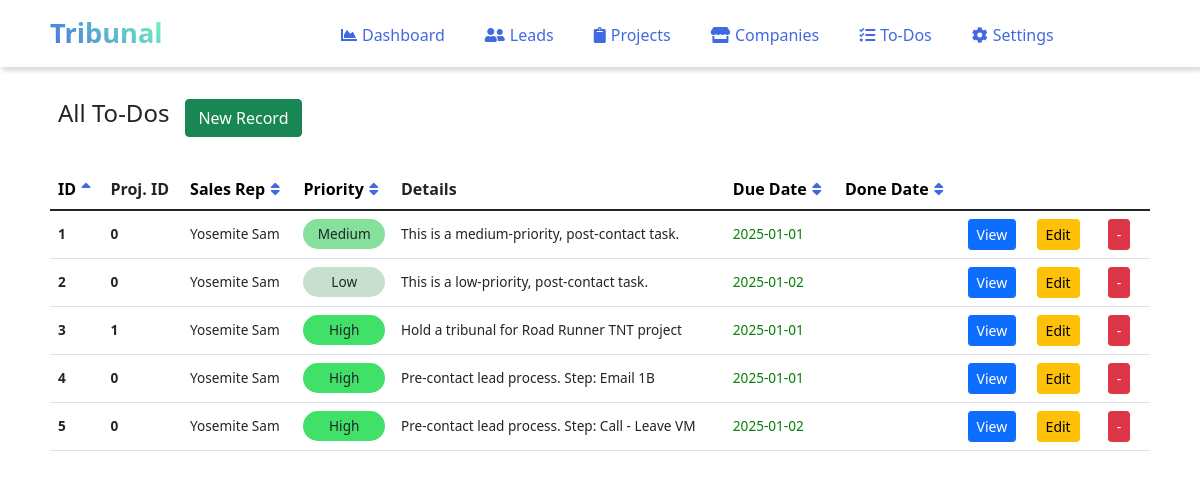
/todos.php, run on the app's committed database.
### tables this page shows
CREATE TABLE `todos` (
  `id` int(11) NOT NULL AUTO_INCREMENT,
  `companyID` int(11),
  `projectID` int(11),
  `leadID` int(11),
  `rep1` varchar(30),
  `rep2` varchar(30),
  `presider_1` varchar(30),
  `presider_2` varchar(30),
  `priority` varchar(12),
  `details` text,
  `title` varchar(50),
  `created_at` datetime NOT NULL DEFAULT current_timestamp(),
  `created_by` varchar(50),
  `modified_at` datetime on update current_timestamp() NOT NULL DEFAULT current_timestamp(),
  `modified_by` varchar(50),
  `due_at` date,
  `done` boolean,
  `done_at` date,
  `category` varchar(30),
  `est_time` int(10),
  `time_complete` int(10),
  `prefup_process` int(2) NOT NULL DEFAULT '0',
  `prefup_step_num` int(2),
  `prefup_step_name` varchar(30),
  `prefup_email_subject` text,
  `prefup_email_body` text,
  `prefup_days` int(3),
  PRIMARY KEY (`id`)
);

### inc/autoloader.inc.php (called while the page is built, shortened)
<?php
function myAutoLoader($className){
    $url = $_SERVER['HTTP_HOST'].$_SERVER['REQUEST_URI'];
	if(strpos($url, 'inc') !== false){
		$path = '../classes/';
	} else {
		$path = 'classes/';
	}
	$extension = '.class.php';
}
?>

### classes/Dbh.class.php (called while the page is built, shortened)
<?php
class Dbh {
  private $host = "localhost";
  private $user = "root";
  private $pwd = "123!@#";
  private $dbName = "tribunal";
  public function connect(){
    try {
      $dsn = 'mysql:host=' . $this->host . ';dbname='. $this->dbName;
      $this->conn = new PDO($dsn, $this->user, $this->pwd);
      $this->conn->setAttribute(PDO::ATTR_DEFAULT_FETCH_MODE, PDO::FETCH_ASSOC);
      $this->conn->setAttribute(PDO::ATTR_ERRMODE, PDO::ERRMODE_EXCEPTION);
      return $this->conn;
    }
    catch(PDOException $e) {
      echo "Connection Error: " . $e->getMessage();
    }
  }
}
?>

### classes/ToDos.class.php (called while the page is built, shortened)
<?php
class toDos extends Dbh {
    protected function sortToDos2($column, $sort_order){
        $sql = 'SELECT * FROM todos ORDER BY ' .  $column . ' ' . $sort_order;
        $stmt = $this->connect()->query($sql);
        $todos = $stmt->fetchAll();
        return $todos;
    }
}
?>

### classes/ViewToDos.class.php (called while the page is built, shortened)
<?php
class ViewToDos extends toDos {
    public function sortToDosAll($column, $sort_order){
        $todos = $this->sortToDos2($column, $sort_order);
        return $todos;
    }
}
?>

### todos.php (the view, shortened to what this page needs)
<?php
include 'inc/autoloader.inc.php';
include 'inc/header.inc.php';
include 'inc/nav.inc.php';
$object = new ViewToDos();
$object->executeDeleteToDo();
$columns = array('id','rep1','priority','due_at','done','done_at');
$column = isset($_GET['column']) && in_array($_GET['column'], $columns) ? $_GET['column'] : $columns[0];
$sort_order = isset($_GET['order']) && strtolower($_GET['order']) == 'desc' ? 'DESC' : 'ASC';
$todos = $object->sortToDosAll($column, $sort_order);
$up_or_down = str_replace(array('ASC','DESC'), array('up','down'), $sort_order);
$asc_or_desc = $sort_order == 'ASC' ? 'desc' : 'asc';
?>
<div class="col-11 mx-auto">
    <br>
    <div class="d-flex flex-row mb-4">
        <div class="p-2">
            <h4>All To-Dos</h4>
        </div>
        <div class="p-2">
            <a href="<?php echo ROOT_URL; ?>todos.new.php" class="btn btn-success">New Record</a>
        </div>
    </div>
    <table class="table table-hover">
    <thead>
        <tr>
        <th scope="col"><a href="todos.php?column=id&order=<?php echo $asc_or_desc; ?>">ID<i class="fas fa-sort<?php echo $column == 'id' ? '-' . $up_or_down : ''; ?>"></i></a></th>
        <th scope="col">Proj. ID</th>
        <th scope="col"><a href="todos.php?column=rep1&order=<?php echo $asc_or_desc; ?>">Sales Rep<i class="fas fa-sort<?php echo $column == 'rep1' ? '-' . $up_or_down : ''; ?>"></i></a></th>
        <th scope="col"><a href="todos.php?column=priority&order=<?php echo $asc_or_desc; ?>">Priority<i class="fas fa-sort<?php echo $column == 'priority' ? '-' . $up_or_down : ''; ?>"></i></a></th>
        <th scope="col">Details</th>
        <th scope="col"><a href="todos.php?column=due_at&order=<?php echo $asc_or_desc; ?>">Due Date<i class="fas fa-sort<?php echo $column == 'due_at' ? '-' . $up_or_down : ''; ?>"></i></a></th>
        <th scope="col"><a href="todos.php?column=done_at&order=<?php echo $asc_or_desc; ?>">Done Date<i class="fas fa-sort<?php echo $column == 'done_at' ? '-' . $up_or_down : ''; ?>"></i></a></th>
        <th scope="col"></th>
        <th scope="col"></th>
        <th scope="col"></th>
        </tr>
    </thead>
    <tbody class="align-middle" style="font-size:.85em;">
        <?php foreach ($todos as $todo) : ?>
            <tr>
                <th scope="row"><?php echo $todo['id']; ?></th>
                <th scope="row"><?php echo $todo['projectID']; ?></th>
                <td><?php echo $todo['rep1']; ?></td>
                <td>
                    <div class="text-center" style="background:<?php
                        if (preg_match('[5]', $todo['priority'])){echo '#41e169;';}
                        elseif (preg_match('[4]', $todo['priority'])){echo '#62e082;';}
                        elseif (preg_match('[3]', $todo['priority'])){echo '#84e09b;';}
                        elseif (preg_match('[2]', $todo['priority'])){echo '#a6e0b4;';}
                        elseif (preg_match('[1]', $todo['priority'])){echo '#c7e0cd;';}
                        else {echo ";";}
                        ?>; padding:5px; border-radius:20px;">
                        <?php echo substr($todo['priority'],3); ?>
                    </div>
                </td>
                <td>
                    <div style="overflow-y:hidden; overflow-x: hidden; max-height:3em; max-width:30em;">
                        <?php echo $todo['details']; ?></td>
                    </div>
                <td>
                    <span style="<?php if($todo['due_at']>=date('Y-m-d') && $todo['done'] == 0){echo "color:green;";} elseif($todo['due_at']<date('Y-m-d') && $todo['done'] == 0) {echo "color:red;";} else {echo "";} ?>">
                        <?php if($todo['due_at'] == '0000-00-00'){echo "";} else {echo $todo['due_at'];}?>
                    </span>
                </td>
                <td><?php echo $todo['done_at']; ?></td>
                <td><a href="<?php echo ROOT_URL; ?>todos.single.php?id=<?php echo $todo['id']; ?>" class="btn btn-sm btn-primary">View</a></td>
                <td><a href="<?php echo ROOT_URL; ?>todos.edit.php?id=<?php echo $todo['id']; ?>" class="btn btn-sm btn-warning">Edit</a></td>
                <td>
                    <form method="POST">
                        <div class="px-2">
                            <button type="button" class="btn btn-sm btn-danger" data-bs-toggle="modal" data-bs-target="#deleteModal<?php echo 'l'.$todo['id']; ?>">-</button>
                        </div>
                    </form>
                </td>
            </tr>
        <?php endforeach; ?>
<?php include 'inc/footer.inc.php'; ?>

### todos.php (style rules this page uses)
th a { text-decoration:none; color: #000000; }
th a i { margin-left: 5px; color: royalblue; }

### data on the page
todos: id "1", projectID "0", rep1 "Yosemite Sam", priority "Medium", details "This is a medium-priority, post-contact task.", due_at "2025-01-01"
todos: id "2", projectID "0", rep1 "Yosemite Sam", priority "Low", details "This is a low-priority, post-contact task.", due_at "2025-01-02"
todos: id "3", projectID "1", rep1 "Yosemite Sam", priority "High", details "Hold a tribunal for Road Runner TNT project", due_at "2025-01-01"
todos: id "4", projectID "0", rep1 "Yosemite Sam", priority "High", details "Pre-contact lead process. Step: Email 1B", due_at "2025-01-01"
todos: id "5", projectID "0", rep1 "Yosemite Sam", priority "High", details "Pre-contact lead process. Step: Call - Leave VM", due_at "2025-01-02"
